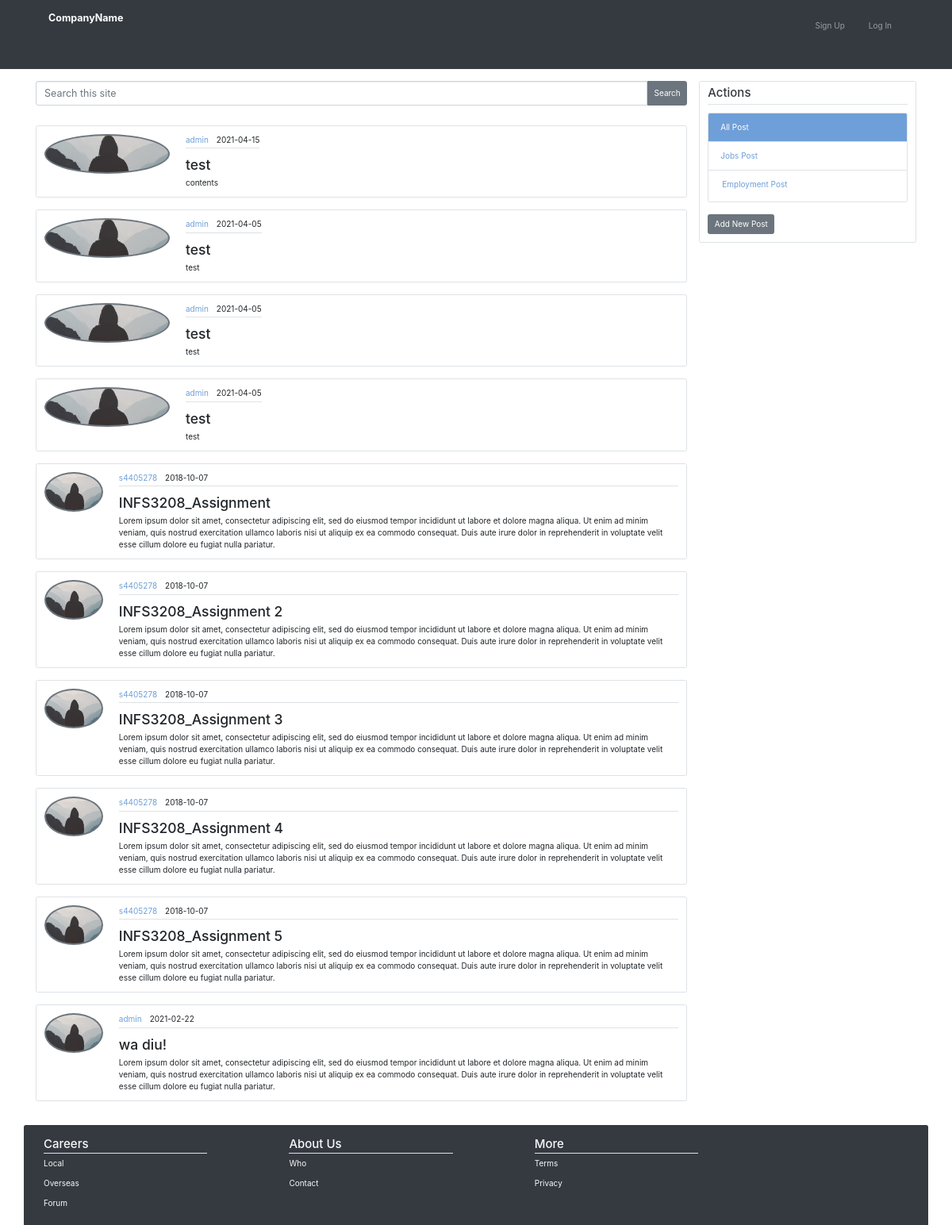
The page / on the database its author committed.
### tables this page shows
CREATE TABLE `posttest` (
  `postID` int(11) NOT NULL,
  `address` varchar(45) NOT NULL,
  `contents` varchar(60000) NOT NULL,
  `title` varchar(45) NOT NULL,
  `type` varchar(45) NOT NULL,
  `date` datetime NOT NULL DEFAULT CURRENT_TIMESTAMP,
  `Owner` varchar(50) NOT NULL
);

### application/controllers/Pages.php (called while the page is built, shortened)
<?php
    class Pages extends CI_Controller{
        public function view($page = 'index'){
            $this->load->model('sql_model');
            $data['title'] = ucfirst($page);
            $data['posts'] = $this -> post_model -> get_posts();
            $data['mysqli'] = $this -> sql_model -> get_mysqli();
            $this -> load -> view('templates/header');
            $this -> load -> view('pages/'.$page, $data);
            $this -> load -> view('templates/footer');
        }
    }

### index.php (called while the page is built, shortened)
<?php
require_once BASEPATH.'core/CodeIgniter.php';

### application/models/Post_model.php (called while the page is built, shortened)
<?php
    class Post_model extends CI_Model{
        public function get_posts($postID = FALSE){
            if($postID === FALSE){
                $this -> db -> order_by('postID', 'ASCE');
                $query = $this -> db -> get('posttest');
                return $query -> result_array();
            }
            $query = $this -> db -> get_where('posttest', array('postID' => $postID));
            return $query -> row_array();
        }
    }

### application/views/pages/index.php (the view, shortened to what this page needs)
<div id="main" class="container d-flex mt-4">
    <section id="left" class="w-75">
    <?php echo form_open("", array('class' => 'm-auto w-100', 'id' => 'searchForm'), ""); ?>
            <fieldset class="form-group m-auto">
                <div class="form-group d-flex">
                    <input class="form-control form-control-lg search_bar" id="search" name="search" placeholder="Search this site" required="" type="text" value="">
                    <input class="btn btn-secondary search_btn" id="submit" name="submit" type="submit" value="Search">
                </div>
            </fieldset>
        </form>
        <div class="content-section mb-5">
            <?php
                $rows = $posts;
                if(sizeof($rows) < 1){
                    echo "<h1>No Post Existed!</h1>";
                } else {
                    if(sizeof($rows) > 10) {
                        $displayRows = 10;
                    } else{
                        $displayRows = sizeof($rows);
                    }
                    for($i=0; $i < $displayRows; $i++){
                        $date = new DateTime($rows[$i]["date"]);
                        echo '
                            <div class="d-flex border rounded mt-4 px-3 py-3">
                                <div class="post_left"></div>
                                <div class="post_right">
                                    <div class="border-bottom pb-1 mb-3 d-flex">
                                        <a href="#">' . $rows[$i]["Owner"] . '</a>
                                        <p class="mb-0 ml-3">' . date_format($date, 'Y-m-d') . '</p>
                                    </div>
                                    <h3>' . $rows[$i]["title"] . '</h3>
                                    <p class="mb-0 post-text">' . $rows[$i]["contents"] . '</p>
                                </div>
                            </div>
                        ';
                    }
                }
            ?>
        </div>
    </section>
    <section id="right" class="ml-4 w-25">
        <div class="border rounded px-3 py-2 w-100">
            <legend class="border-bottom mb-3"><h4 class="text-dark">Actions</h4></legend>
            <ul class="nav flex-column nav-pills border rounded mb-3" id="side_nav">
                <li class="nav-item border-bottom m-0">
                    <a class="nav-link rounded-0 active" href="#">All Post</a>
                </li>
                <li class="nav-item border-bottom m-0">
                    <a class="nav-link rounded-0" href="#">Jobs Post</a>
                </li>
                <li class="nav-item">
                    <a class="nav-link rounded-0" href="#">Employment Post</a>
                </li>
            </ul>
            <button class="btn btn-secondary my-2" id="addNew" href="#">Add New Post</button>
        </div>
    </section>
</div>

### application/views/templates/header.php (shortened to what this page needs)
<!doctype html>
<html lang="en">
  <head>
    <link rel="stylesheet" href="<?php echo base_url(); ?>static/styles/bootstrap.css">
    <link rel="stylesheet" href="<?php echo base_url(); ?>static/styles/styles.css">
    <link rel='stylesheet' href="https://maxcdn.bootstrapcdn.com/font-awesome/4.7.0/css/font-awesome.min.css">
  </head>
  <body>
    <header id="topNav">
        <div class="container" id="header_container">
            <nav class="navbar navbar-expand-md navbar-dark bg-dark px-0 py-0">
                <a class="navbar-brand py-2 font-weight-bold" href="<?php echo base_url(); ?>index">CompanyName</a>
                <div class="collapse navbar-collapse" id="navbarSupportedContent">
                    <ul class="navbar-nav ml-auto">
                        <?php
                        if(!isset($_SESSION['u_id']) && !isset($_COOKIE['u_id'])){
                            echo '
                                <li class="nav-item py-2">
                                    <a class="nav-link px-4" href="' . base_url() . 'signup">Sign Up</a>
                                </li>
                                <li class="nav-item py-2">
                                    <a class="nav-link px-4" href="' . base_url() . 'login">Log In</a>
                                </li>
                            ';
                        }
                        ?>
                    </ul>
                </div>
            </nav>
        </div>
    </header>

### application/views/templates/footer.php (shortened to what this page needs)
<footer class="text-muted mt-auto">
		<div class="container pb-3 bg-dark rounded-top">
			<div id="footer_container" class="d-flex pt-4 pl-3">
				<div class="footer_left d-flex w-75 justify-content-between">
					<div class="footer_c1 w-25">
						<h4 class="text-light border-bottom pb-1 mb-2">Careers</h4>
						<p class="text-light">Local</p>
						<p class="text-light">Overseas</p>
						<p class="text-light">Forum</p>
					</div>
					<div class="footer_c2 w-25">
						<h4 class="text-light border-bottom pb-1 mb-2">About Us</h4>
						<p class="text-light">Who</p>
						<p class="text-light">Contact</p>
					</div>
					<div class="footer_c3 w-25">
						<h4 class="text-light border-bottom pb-1 mb-2">More</h4>
						<p class="text-light">Terms</p>
						<p class="text-light">Privacy</p>
					</div>
				</div>
			</div>
		</div>
	</footer>
  </body>
</html>

### rows shown on the page
posttest: Owner "admin", date "2021-04-15", title "test", contents "contents"
posttest: Owner "admin", date "2021-04-05", title "test", contents "test"
posttest: Owner "admin", date "2021-04-05", title "test", contents "test"
posttest: Owner "admin", date "2021-04-05", title "test", contents "test"
posttest: Owner "s4405278", date "2018-10-07", title "INFS3208_Assignment", contents "Lorem ipsum dolor sit amet, consectetur adipiscing elit, sed do eiusmod tempor incididunt ut labore et dolore magna aliqua. Ut enim ad minim veniam, quis nostrud exercitation ullamco laboris nisi ut aliquip ex ea commodo consequat. Duis aute irure dolor in reprehenderit in voluptate velit esse cillum dolore eu fugiat nulla pariatur."
posttest: Owner "s4405278", date "2018-10-07", title "INFS3208_Assignment 2", contents "Lorem ipsum dolor sit amet, consectetur adipiscing elit, sed do eiusmod tempor incididunt ut labore et dolore magna aliqua. Ut enim ad minim veniam, quis nostrud exercitation ullamco laboris nisi ut aliquip ex ea commodo consequat. Duis aute irure dolor in reprehenderit in voluptate velit esse cillum dolore eu fugiat nulla pariatur."
posttest: Owner "s4405278", date "2018-10-07", title "INFS3208_Assignment 3", contents "Lorem ipsum dolor sit amet, consectetur adipiscing elit, sed do eiusmod tempor incididunt ut labore et dolore magna aliqua. Ut enim ad minim veniam, quis nostrud exercitation ullamco laboris nisi ut aliquip ex ea commodo consequat. Duis aute irure dolor in reprehenderit in voluptate velit esse cillum dolore eu fugiat nulla pariatur."
posttest: Owner "s4405278", date "2018-10-07", title "INFS3208_Assignment 4", contents "Lorem ipsum dolor sit amet, consectetur adipiscing elit, sed do eiusmod tempor incididunt ut labore et dolore magna aliqua. Ut enim ad minim veniam, quis nostrud exercitation ullamco laboris nisi ut aliquip ex ea commodo consequat. Duis aute irure dolor in reprehenderit in voluptate velit esse cillum dolore eu fugiat nulla pariatur."
posttest: Owner "s4405278", date "2018-10-07", title "INFS3208_Assignment 5", contents "Lorem ipsum dolor sit amet, consectetur adipiscing elit, sed do eiusmod tempor incididunt ut labore et dolore magna aliqua. Ut enim ad minim veniam, quis nostrud exercitation ullamco laboris nisi ut aliquip ex ea commodo consequat. Duis aute irure dolor in reprehenderit in voluptate velit esse cillum dolore eu fugiat nulla pariatur."
posttest: Owner "admin", date "2021-02-22", title "wa diu!", contents "Lorem ipsum dolor sit amet, consectetur adipiscing elit, sed do eiusmod tempor incididunt ut labore et dolore magna aliqua. Ut enim ad minim veniam, quis nostrud exercitation ullamco laboris nisi ut aliquip ex ea commodo consequat. Duis aute irure dolor in reprehenderit in voluptate velit esse cillum dolore eu fugiat nulla pariatur."
